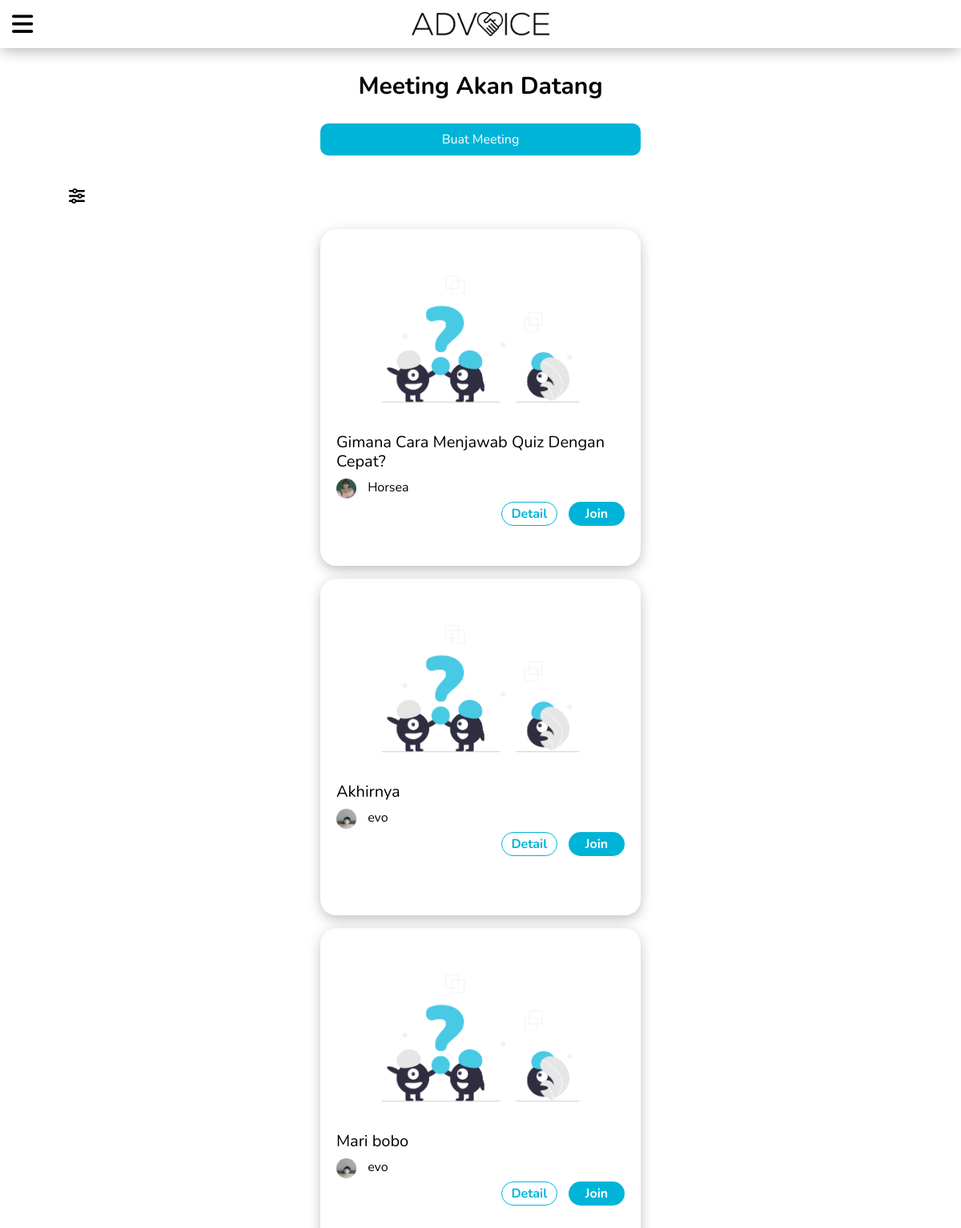
/konseling.php, run on the app's committed database.
### tables this page shows
CREATE TABLE `tbmeeting` (
  `no` int(99) NOT NULL,
  `image` varchar(999) NOT NULL,
  `judul` varchar(999) NOT NULL,
  `image_pembuat` varchar(999) NOT NULL,
  `nama_pembuat` varchar(999) NOT NULL,
  `deskripsi` varchar(9999) NOT NULL,
  `tanggal` date NOT NULL,
  `waktu` time NOT NULL,
  `link_meeting` mediumtext NOT NULL
);

### konseling.php (the view, shortened to what this page needs)
<!DOCTYPE html>
<html>
<head>
	<link rel="stylesheet" href="https://stackpath.bootstrapcdn.com/bootstrap/4.4.1/css/bootstrap.min.css">
	<link rel="stylesheet" href="https://maxcdn.bootstrapcdn.com/bootstrap/4.1.3/css/bootstrap.min.css">
	<link rel="stylesheet" href="style.css">
</head>
<body>
<?php
	if(!isset($_SESSION["email"])){
		?>
	<div class="atas">
		<i class="fa fa-bars" onclick="openNav()"></i>
		<a href="home.php"><img src="./image/Logo.png"></a>
	</div>
		<?php
	}
	?>
	<div class="judul text-center">
		<h1 style="margin-top: 30px;">Meeting Akan Datang</h1>
		<a href="buatmeeting.php"><button class="btnbuat" style="color: white;
		background-color: #00B4D8;
		border-radius: 10px;
		border:none;
		width: 400px;;
		height: 40px;
		margin-top: 20px;
		margin-bottom: 10px;">Buat Meeting</button></a>
	</div>
	<div class="setting">
		<button type="button" data-toggle="modal" data-target="#exampleModalCenter" style="border: none; background-color: transparent;">
		  <i class="fa fa-sliders-h "></i>
		</button>
	</div>
	<form action="detail.php" method="POST">
		<?php
		include "koneksi.php";
		$sqlmeeting = "SELECT tbmeeting.image, tbmeeting.judul, tbmeeting.image_pembuat, tbmeeting.nama_pembuat, tbmeeting.deskripsi, tbmeeting.tanggal, tbmeeting.waktu FROM tbmeeting";
		$querymeeting = mysqli_query($conn, $sqlmeeting);
		$nummeeting = mysqli_num_rows($querymeeting);
		for($x = 1; $x <= $nummeeting; $x++){
			$resultmeeting = mysqli_fetch_array($querymeeting);
			$image = $resultmeeting['image'];
			$judul = $resultmeeting['judul'];
			$image_pembuat = $resultmeeting['image_pembuat'];
			$nama_pembuat = $resultmeeting['nama_pembuat'];
			?>
			<div class="konseling text-center mb-3">
				<img src="./image/<?php echo $image;?>">
				<h2 style="font-weight: 400;"><?php echo $judul;?></h2>
				<div class="userprofile">
					<img src="./image/<?php echo $image_pembuat;?>"> <span><?php echo $nama_pembuat;?></span>
				</div>
				<div class="button" style="float: right;">
					<button class="detail">Detail</button>
					<button class="join">Join</button>
				</div>
			</div>
	<?php
	}
	?>
	</form>
</body>
</html>

### style.css (style rules this page uses)
* { font-family: 'Nunito', sans-serif; box-sizing: border-box; color: black; }
h1 { font-weight: 700; font-size: 30px; }
h2 { font-weight: 700; font-size: 20px; }
.atas { padding: 15px; box-shadow: 0px 5px 17px -2px rgba(0,0,0,0.30); }
.atas img { height: 30px; display: block; margin-left: auto; margin-right: auto; position: relative; }
.atas i { font-size: 30px; position: absolute; }
.setting i { font-size: 20px; text-align: left; margin-left: 80px; margin-top: 30px; margin-bottom: 30px; }
.setting button { outline: none; background-color: transparent; }
.konseling { margin: auto; width: 400px; height: 420px; padding: 20px; box-shadow: 0px 5px 17px -2px rgba(0,0,0,0.30); border-radius: 20px; }
.konseling h2 { text-align: left; }
.konseling img { width: 100%; }
.userprofile { float: left; }
.userprofile img { height: 25px; width: 25px; border-radius: 50%; margin-right: 10px; }
.konseling .button { margin-top: 30px; }
.konseling .button .join { color: white; background-color: #00B4D8; border-radius: 30px; border:none; width: 70px;; height: 30px; font-weight: 700; }
.konseling .button .detail { color: #00B4D8; background-color: white; border-radius: 30px; border:1px solid #00B4D8; width: 70px;; height: 30px; font-weight: 700; margin-right: 10px; }

### data on the page
tbmeeting: image (picture), judul "Gimana Cara Menjawab Quiz Dengan Cepat?", image_pembuat (picture), nama_pembuat "Horsea"
tbmeeting: image (picture), judul "Akhirnya", image_pembuat (placeholder picture), nama_pembuat "evo"
tbmeeting: image (picture), judul "Mari bobo", image_pembuat (placeholder picture), nama_pembuat "evo"
